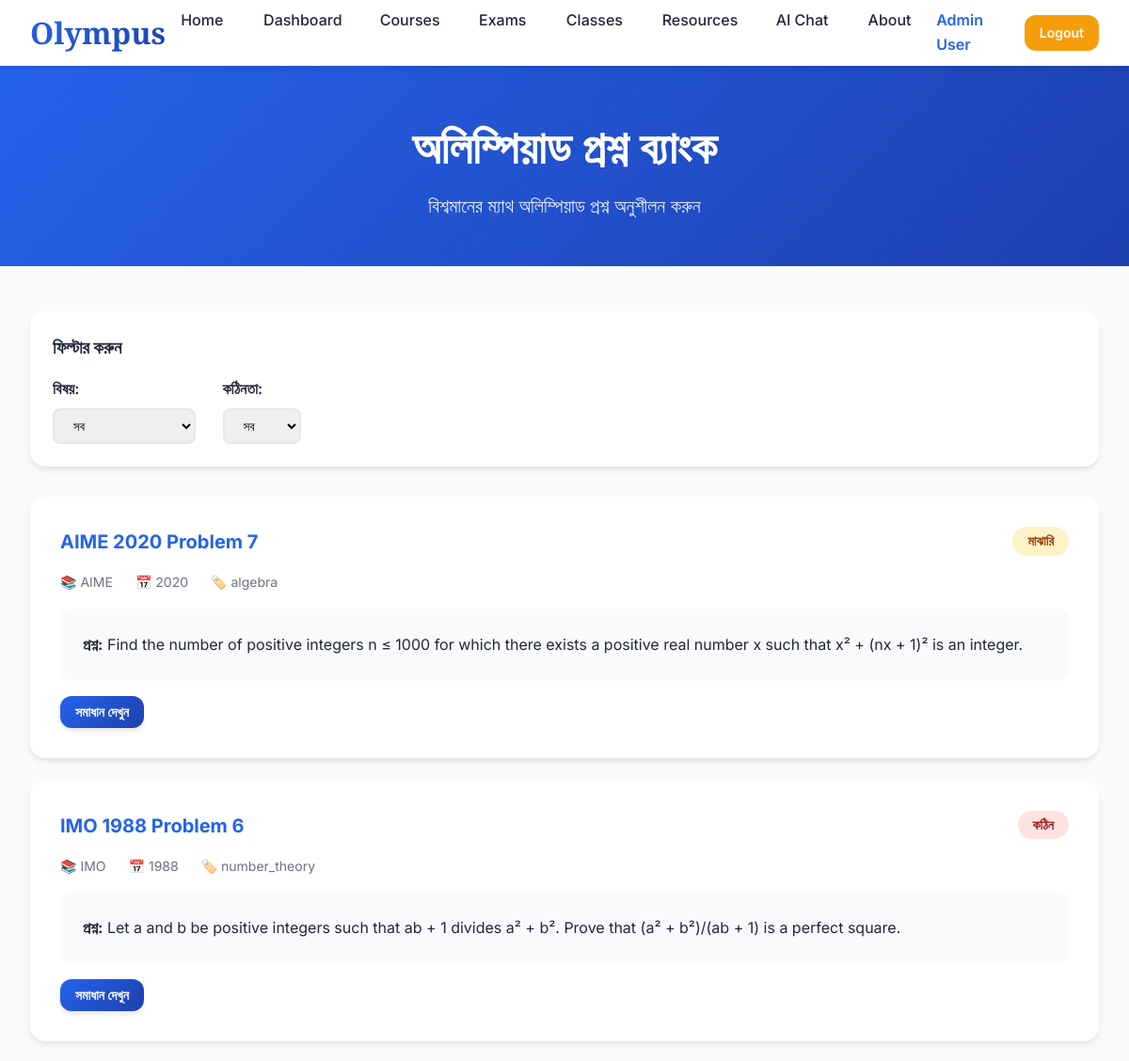
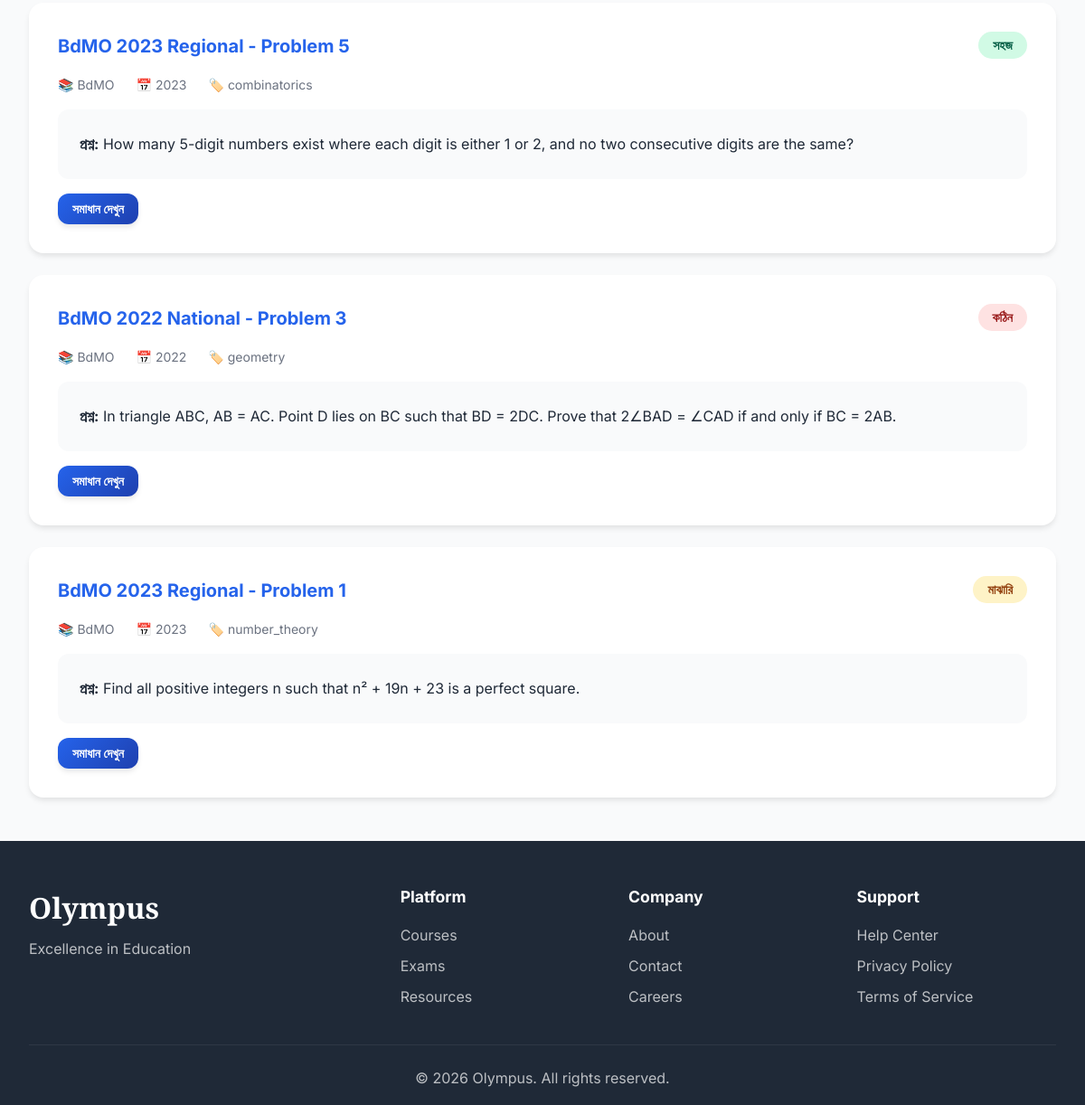
Screenshot of /questions (signed in) with the database file from the repository (2 pictures, top to bottom).
### models.py (models this page shows, shortened)
class Question(db.Model):
    __tablename__ = 'questions'
    id = db.Column(db.Integer, primary_key=True)
    title = db.Column(db.String(200), nullable=False)
    problem_statement = db.Column(db.Text, nullable=False)
    solution = db.Column(db.Text)
    solution_bangla = db.Column(db.Text)  # Bangla explanation
    difficulty = db.Column(db.String(20), default='medium')  # easy, medium, hard
    topic = db.Column(db.String(100))  # algebra, geometry, number_theory, combinatorics
    source = db.Column(db.String(100))  # IMO, BdMO, AIME, etc.
    year = db.Column(db.Integer)
    problem_number = db.Column(db.String(20))
    created_at = db.Column(db.DateTime, default=datetime.utcnow)

### app.py (the view)
    def wrapper(*args, **kwargs):
        if 'user' not in session:
            flash('লগইন করুন', 'warning')
            return redirect(url_for('login'))
        return f(*args, **kwargs)

### app.py (called while the page is built)
@app.context_processor
def inject_user():
    return dict(user=session.get('user'))

def login_required(f):
    def wrapper(*args, **kwargs):
        if 'user' not in session:
            flash('লগইন করুন', 'warning')
            return redirect(url_for('login'))
        return f(*args, **kwargs)
    wrapper.__name__ = f.__name__
    return wrapper

@app.route('/questions')
@login_required
def questions():
    topic = request.args.get('topic', '')
    difficulty = request.args.get('difficulty', '')
    query = Question.query
    if topic:
        query = query.filter_by(topic=topic)
    if difficulty:
        query = query.filter_by(difficulty=difficulty)
    all_questions = query.order_by(Question.created_at.desc()).all()
    topics = db.session.query(Question.topic).distinct().all()
    return render_template('questions.html',
                         questions=all_questions,
                         topics=[t[0] for t in topics])

### templates/questions.html (shortened to what this page needs)
{% extends "base.html" %}
{% block content %}
<section class="page-header">
    <div class="page-header-container">
        <h1>অলিম্পিয়াড প্রশ্ন ব্যাংক</h1>
        <p>বিশ্বমানের ম্যাথ অলিম্পিয়াড প্রশ্ন অনুশীলন করুন</p>
    </div>
</section>
<section class="questions-section">
    <div class="questions-container">
        <div class="filters">
            <h3>ফিল্টার করুন</h3>
            <div class="filter-group">
                <label>বিষয়:</label>
                <select id="topicFilter">
                    <option value="">সব</option>
                </select>
            </div>
            <div class="filter-group">
                <label>কঠিনতা:</label>
                <select id="difficultyFilter">
                    <option value="">সব</option>
                </select>
            </div>
        </div>
        <div class="questions-list">
            {% for question in questions %}
            <div class="question-card">
                <div class="question-header">
                    <h3>{{ question.title }}</h3>
                    <span class="difficulty-badge {{ question.difficulty }}">
                        {% if question.difficulty == 'easy' %}সহজ{% elif question.difficulty == 'medium' %}মাঝারি{% else
                        %}কঠিন{% endif %}
                    </span>
                </div>
                <div class="question-meta">
                    <span>📚 {{ question.source }}</span>
                    {% if question.year %}<span>📅 {{ question.year }}</span>{% endif %}
                    {% if question.topic %}<span>🏷️ {{ question.topic }}</span>{% endif %}
                </div>
                <div class="question-statement">
                    <p><strong>প্রশ্ন:</strong> {{ question.problem_statement }}</p>
                </div>
                <button class="btn btn-primary btn-small toggle-solution" data-question-id="{{ question.id }}">
                    সমাধান দেখুন
                </button>
            </div>
            {% endfor %}
        </div>
    </div>
</section>
{% endblock %}

### templates/base.html (shortened to what this page needs)
<!DOCTYPE html>
<html lang="en">
<head>
    <link rel="stylesheet" href="{{ url_for('static', filename='css/style.css') }}">
</head>
<body>
    <nav class="navbar">
        <div class="nav-container">
            <div class="nav-brand">
                <h1>Olympus</h1>
            </div>
            <ul class="nav-menu" id="navMenu">
                <li><a href="{{ url_for('index') }}"
                        class="nav-link {% if request.endpoint == 'index' %}active{% endif %}">Home</a></li>
                {% if user %}
                <li><a href="{{ url_for('dashboard') }}"
                        class="nav-link {% if request.endpoint == 'dashboard' %}active{% endif %}">Dashboard</a></li>
                <li><a href="{{ url_for('courses') }}"
                        class="nav-link {% if request.endpoint == 'courses' %}active{% endif %}">Courses</a></li>
                <li><a href="{{ url_for('exams') }}"
                        class="nav-link {% if request.endpoint == 'exams' %}active{% endif %}">Exams</a></li>
                <li><a href="{{ url_for('classes') }}"
                        class="nav-link {% if request.endpoint == 'classes' %}active{% endif %}">Classes</a></li>
                <li><a href="{{ url_for('resources') }}"
                        class="nav-link {% if request.endpoint == 'resources' %}active{% endif %}">Resources</a></li>
                {% endif %}
                <li><a href="{{ url_for('ai_chat') }}"
                        class="nav-link {% if request.endpoint == 'ai_chat' %}active{% endif %}">AI Chat</a></li>
                <li><a href="{{ url_for('about') }}"
                        class="nav-link {% if request.endpoint == 'about' %}active{% endif %}">About</a></li>
                {% if user %}
                <li class="nav-user-info">
                    <span class="user-name">{{ user.name }}</span>
                    <a href="{{ url_for('logout') }}" class="btn btn-secondary btn-small">Logout</a>
                </li>
                {% else %}
                <li><a href="{{ url_for('login') }}" class="btn btn-outline">Login</a></li>
                <li><a href="{{ url_for('register') }}" class="btn btn-primary">Register</a></li>
                {% endif %}
            </ul>
        </div>
    </nav>
    <main>
        {% block content %}{% endblock %}
    </main>
    <footer class="footer">
        <div class="footer-container">
            <div class="footer-brand">
                <h2>Olympus</h2>
                <p>Excellence in Education</p>
            </div>
            <div class="footer-links">
                <div class="footer-column">
                    <h4>Platform</h4>
                    <a href="{{ url_for('courses') }}">Courses</a>
                    <a href="{{ url_for('exams') }}">Exams</a>
                    <a href="{{ url_for('resources') }}">Resources</a>
                </div>
                <div class="footer-column">
                    <h4>Company</h4>
                    <a href="{{ url_for('about') }}">About</a>
                    <a href="#">Contact</a>
                    <a href="#">Careers</a>
                </div>
                <div class="footer-column">
                    <h4>Support</h4>
                    <a href="#">Help Center</a>
                    <a href="#">Privacy Policy</a>
                    <a href="#">Terms of Service</a>
                </div>
            </div>
        </div>
        <div class="footer-bottom">
            <p>&copy; 2026 Olympus. All rights reserved.</p>
        </div>
    </footer>
</body>
</html>

### static/css/style.css (style rules this page uses)
* { margin: 0; padding: 0; box-sizing: border-box; }
:root { --primary-blue: #2563eb; --primary-dark: #1e40af; --primary-light: #3b82f6; --gold: #f59e0b; --gold-dark: #d97706; --text-dark: #1f2937; --text-light: #6b7280; --bg-light: #f9fafb; --bg-white: #ffffff; --gradient-primary: linear-gradient(135deg, #2563eb 0%, #1e40af 100%); --gradient-gold: linear-gradient(135deg, #f59e0b 0%, #d97706 100%); --gradient-hero: linear-gradient(135deg, #eff6ff 0%, #dbeafe 100%); --font-primary: 'Inter', -apple-system, BlinkMacSystemFont, sans-serif; --font-display: 'Playfair Display', Georgia, serif; --shadow-sm: 0 1px 2px 0 rgba(0, 0, 0, 0.05); --shadow-md: 0 4px 6px -1px rgba(0, 0, 0, 0.1); --shadow-lg: 0 10px 15px -3px rgba(0, 0, 0, 0.1); --shadow-xl: 0 20px 25px -5px rgba(0, 0, 0, 0.1); --transition-fast: 0.2s ease; --transition-base: 0.3s ease; --transition-slow: 0.5s ease; }
body { font-family: var(--font-primary); color: var(--text-dark); background: var(--bg-white); line-height: 1.6; overflow-x: hidden; }
.navbar { position: fixed; top: 0; left: 0; right: 0; background: rgba(255, 255, 255, 0.95); backdrop-filter: blur(10px); box-shadow: var(--shadow-md); z-index: 1000; animation: slideDown 0.5s ease-out; }
.nav-container { max-width: 1400px; margin: 0 auto; padding: 0 2rem; display: flex; justify-content: space-between; align-items: center; height: 70px; }
.nav-brand h1 { font-family: var(--font-display); font-size: 2rem; background: var(--gradient-primary); -webkit-background-clip: text; -webkit-text-fill-color: transparent; background-clip: text; font-weight: 900; }
.nav-menu { display: flex; gap: 1rem; align-items: center; list-style: none; }
.nav-link { color: var(--text-dark); text-decoration: none; padding: 0.5rem 1rem; border-radius: 8px; font-weight: 500; transition: var(--transition-base); position: relative; }
.nav-link::after { content: ''; position: absolute; bottom: 0; left: 50%; width: 0; height: 2px; background: var(--gradient-primary); transition: var(--transition-base); transform: translateX(-50%); }
.nav-user-info { display: flex; align-items: center; gap: 1rem; }
.user-name { font-weight: 600; color: var(--primary-blue); }
.btn { display: inline-block; padding: 0.75rem 1.5rem; border-radius: 12px; font-weight: 600; text-decoration: none; text-align: center; cursor: pointer; border: none; transition: all var(--transition-base); font-family: var(--font-primary); font-size: 1rem; }
.btn-primary { background: var(--gradient-primary); color: white; box-shadow: var(--shadow-md); }
.btn-secondary { background: var(--gold); color: white; }
.btn-small { padding: 0.5rem 1rem; font-size: 0.875rem; }
main { margin-top: 70px; }
.page-header { background: var(--gradient-primary); padding: 3rem 2rem; text-align: center; color: white; animation: fadeInUp 0.5s ease-out; }
.page-header-container h1 { font-family: var(--font-display); font-size: 3rem; margin-bottom: 0.5rem; }
.page-header-container p { font-size: 1.25rem; opacity: 0.9; }
.footer { background: #1f2937; color: white; padding: 3rem 2rem 1rem; }
.footer-container { max-width: 1400px; margin: 0 auto; display: grid; grid-template-columns: 1fr 2fr; gap: 3rem; margin-bottom: 2rem; }
.footer-brand h2 { font-family: var(--font-display); font-size: 2rem; margin-bottom: 0.5rem; }
.footer-brand p { opacity: 0.7; }
.footer-links { display: grid; grid-template-columns: repeat(3, 1fr); gap: 2rem; }
.footer-column h4 { margin-bottom: 1rem; font-size: 1.1rem; }
.footer-column a { display: block; color: rgba(255, 255, 255, 0.7); text-decoration: none; margin-bottom: 0.5rem; transition: var(--transition-base); }
.footer-bottom { border-top: 1px solid rgba(255, 255, 255, 0.1); padding-top: 1.5rem; text-align: center; opacity: 0.7; }

### rows the page displays
Question: title "AIME 2020 Problem 7", difficulty "মাঝারি", source "AIME", year "2020", topic "algebra", problem_statement "Find the number of positive integers n ≤ 1000 for which there exists a positive real number x such that x² + (nx + 1)² is an integer."
Question: title "IMO 1988 Problem 6", difficulty "কঠিন", source "IMO", year "1988", topic "number_theory", problem_statement "Let a and b be positive integers such that ab + 1 divides a² + b². Prove that (a² + b²)/(ab + 1) is a perfect square."
Question: title "BdMO 2023 Regional - Problem 5", difficulty "সহজ", source "BdMO", year "2023", topic "combinatorics", problem_statement "How many 5-digit numbers exist where each digit is either 1 or 2, and no two consecutive digits are the same?"
Question: title "BdMO 2022 National - Problem 3", difficulty "কঠিন", source "BdMO", year "2022", topic "geometry", problem_statement "In triangle ABC, AB = AC. Point D lies on BC such that BD = 2DC. Prove that 2∠BAD = ∠CAD if and only if BC = 2AB."
Question: title "BdMO 2023 Regional - Problem 1", difficulty "মাঝারি", source "BdMO", year "2023", topic "number_theory", problem_statement "Find all positive integers n such that n² + 19n + 23 is a perfect square."

### other values shown
{{ user.name }} "Admin User"
